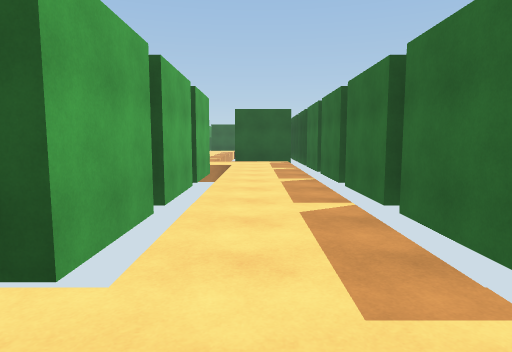
view 1 (above)

20 first-person views from a walk through a 3-D level made in the Unity game engine. The camera is 1.4 m above the floor, tilts 6° down and sees 75° across. The floor is counted in squares, 2 m on a side. Each view is taken from the middle of a square. On the plan, view 1 faces up. The plan holds only what a view shows up to about 10 squares ahead; the rest is blank. The place goes on beyond the plan.

view 2
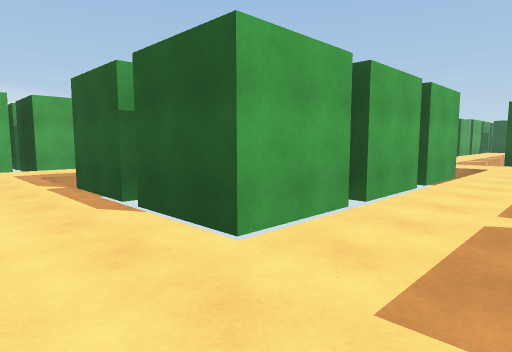

view 3
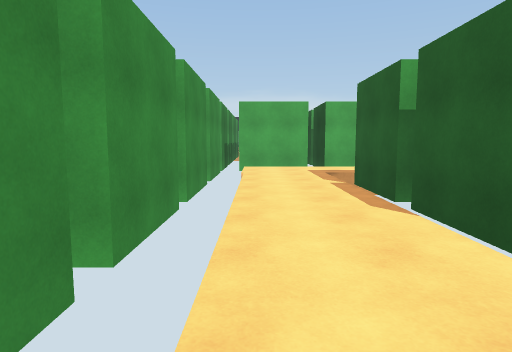

view 4
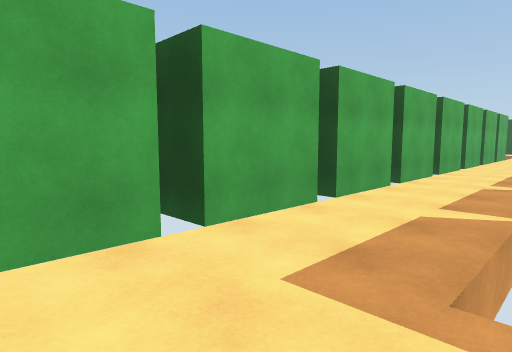

view 5
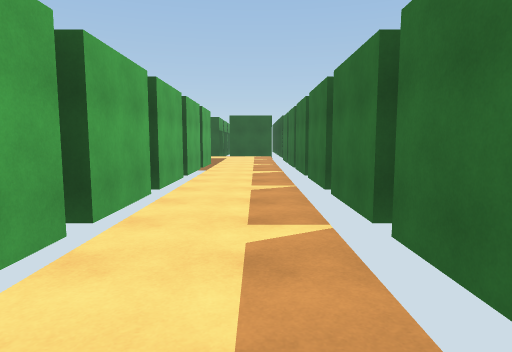

view 6
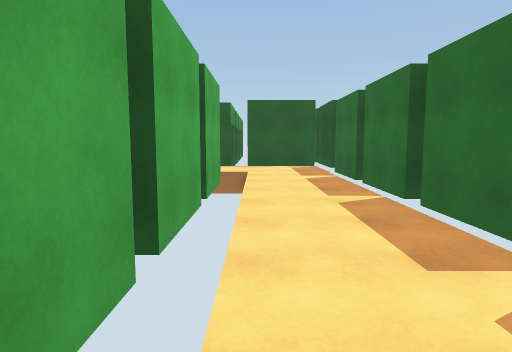

view 7
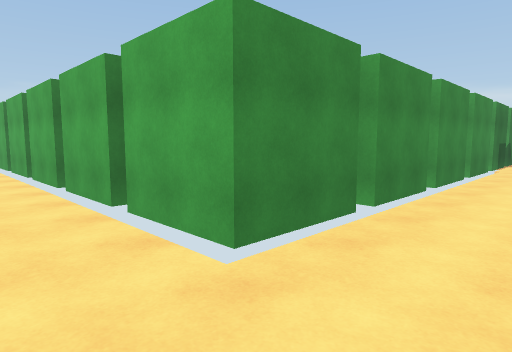

view 8
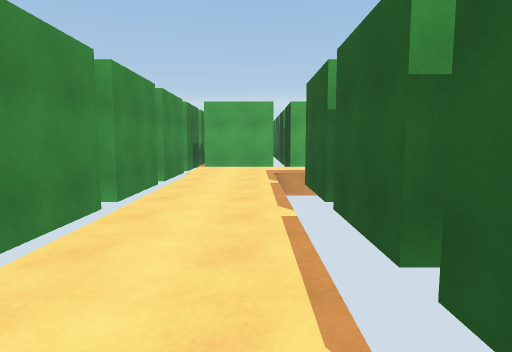

view 9
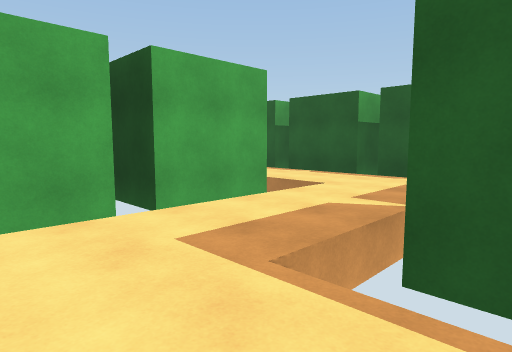

view 10
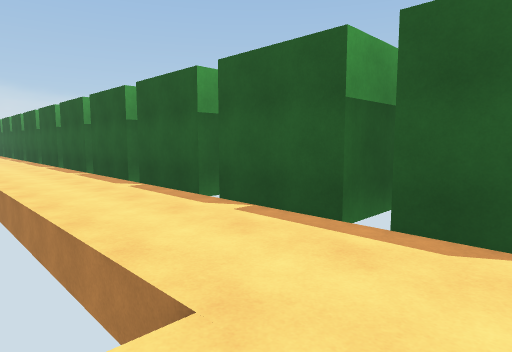

view 11
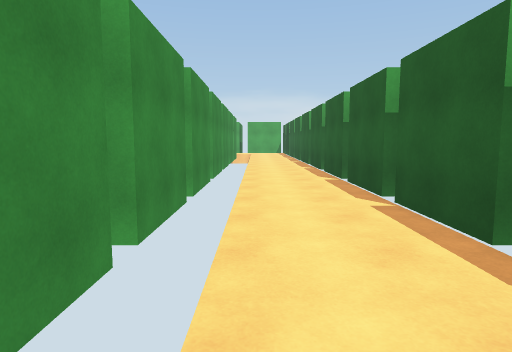

view 12
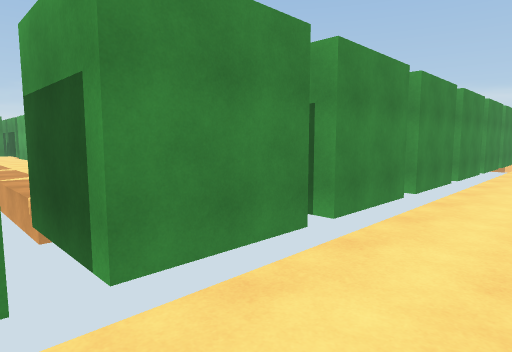

view 13
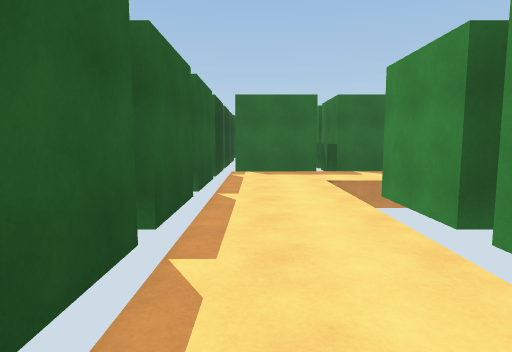

view 14
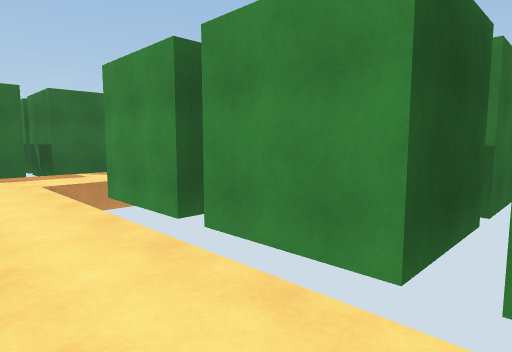

view 15
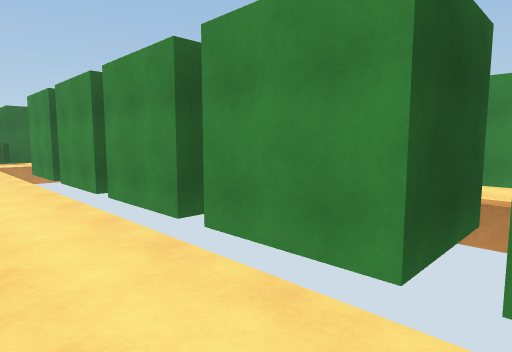

view 16
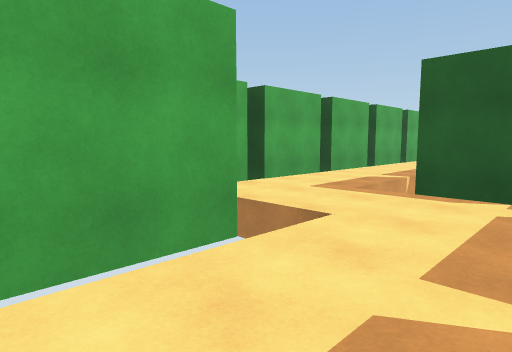

view 17
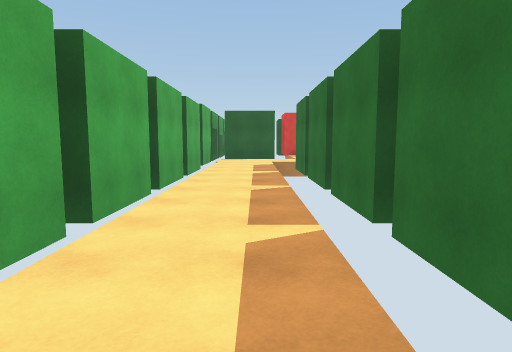

view 18
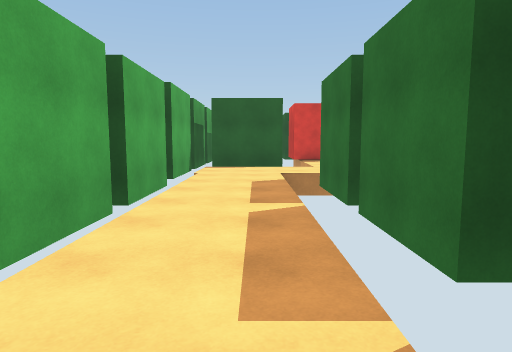

view 19
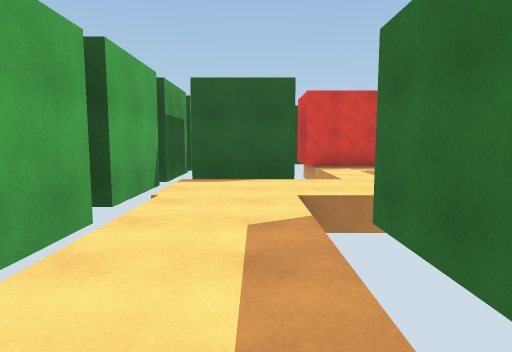

view 20
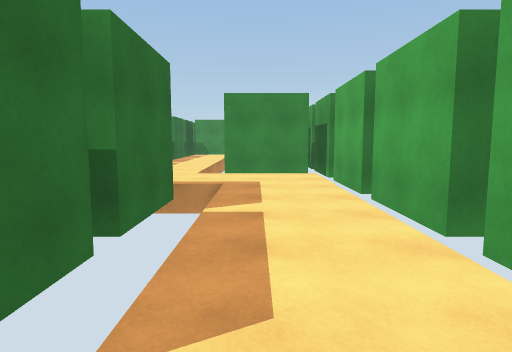

### Floor plan
Points are (right, up) in squares from view 1. A wall is a line through its corners. A room is listed if a view was taken in it or the views show most of it. See-through windows are left out.
Room 1 (views 1, 2, 3, 4, 5, 6, 7, 8, 9, 10, 11, 12, 13, 14, 15, 16)
walls: (-8.7, 14.1) (-8.7, 12); (-5.7, 14.5) (-5.7, 16.6); (-8.7, 11.6) (-8.7, 9.5); (-8.7, 16.6) (-8.7, 14.5); (-5.7, 12) (-5.7, 14); (-5.7, 17) (-5.7, 19); (-8.7, 9.1) (-8.7, 7); (-5.7, 9.5) (-5.7, 11.6); (-10.9, 19) (-8.7, 19) (-8.7, 17); (-5.7, 19.5) (-5.7, 21.5); (-5.7, 7.5) (-5.7, 9.1); (-13.2, 19) (-11.2, 19); (-8.7, 6.6) (-8.7, 4.5); (-6.1, 22) (-8.2, 22); (-10.2, 22) (-10.8, 22); (-1.2, 9) (-1.2, 7); (-11.1, 22) (-13.2, 22); (0.4, 12) (-0.7, 12); (-15.8, 19) (-13.8, 19); (-13.8, 22) (-15.8, 22); (-8.7, 4.1) (-8.7, 2); (-1.2, 6.6) (-1.2, 4.5); (1.8, 9.5) (1.8, 10); (-18.2, 19) (-16.2, 19); (-15.8, 22.8) (-15.8, 24); (-1.2, 4.1) (-1.2, 2) (-3.2, 2); (1.8, 7) (1.8, 9); (-8.7, 1.6) (-8.7, -0.5); (-3.6, 2) (-5.8, 2); (-15.8, 24.5) (-15.8, 26.5); (-18.7, 21.6) (-18.7, 19.5); (1.8, 4.5) (1.8, 6.6); (-7.6, -1) (-6.2, -1); (-5.8, -1) (-3.8, -1); (-16.2, 27) (-18.2, 27); (1.8, 2.1) (1.8, 4.1); (-3.2, -1) (-1.2, -1); (-20.9, 24) (-18.7, 24) (-18.7, 22); (-0.8, -1) (-0.1, -1); (-18.7, 27) (-20.8, 27); (-23.3, 24) (-21.1, 24); (-21.2, 27) (-23.2, 27); (-23.6, 27) (-25.8, 27); (-25.9, 24) (-23.7, 24); (-26.1, 27) (-28.2, 27); (-28.3, 24) (-26.2, 24); (-28.8, 27) (-30.5, 27); (-30.5, 24) (-28.6, 24)
ways out: opening at (-1, 10.5) to room 2
Room 2 (views 17, 18, 19, 20)
walls: (-0.7, 17) (-0.7, 19); (-3.7, 16.6) (-3.7, 14.5); (-3.7, 19) (-3.7, 17); (-0.7, 14.5) (-0.7, 16.5); (-0.7, 19.5) (-0.7, 21.6); (-3.7, 14.1) (-3.7, 12); (-3.7, 21.6) (-3.7, 19.5); (-0.7, 12) (-0.7, 14); (-3.7, 11.6) (-3.7, 9.5); (-3.7, 24) (-3.7, 22); (-1.1, 24.5) (-3.2, 24.5); (-3.4, 9) (-1.2, 9)
ways out: opening at (-1, 10.5) to room 1; opening at (-1, 23.5)

Where each view was taken, in squares from view 1:
view 1: 0 up, 0 right, facing up
view 2: 0 up, 1 right, facing up-left
view 3: 0 up, 1 right, facing left
view 4: 0 up, 6 left, facing up-left
view 5: 6 up, 7 left, facing up
view 6: 12 up, 8 left, facing up
view 7: 21 up, 7 left, facing down-left
view 8: 21 up, 9 left, facing left
view 9: 20 up, 15 left, facing up-left
view 10: 24 up, 17 left, facing up-left
view 11: 25 up, 21 left, facing left
view 12: 26 up, 23 left, facing down-left
view 13: 26 up, 24 left, facing right
view 14: 26 up, 24 left, facing down-right
view 15: 26 up, 29 left, facing down-right
view 16: 7 up, 1 right, facing up-left
view 17: 11 up, 2 left, facing up
view 18: 15 up, 2 left, facing up
view 19: 18 up, 2 left, facing up
view 20: 17 up, 2 left, facing down
